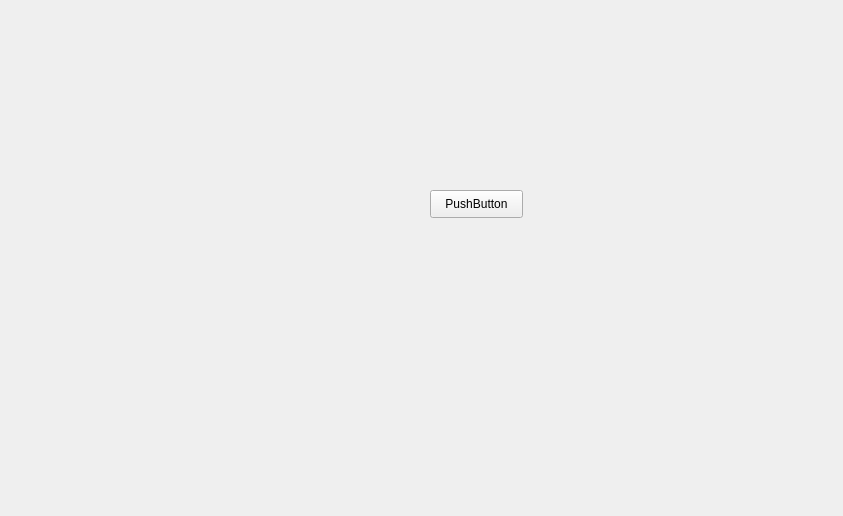
<?xml version="1.0" encoding="UTF-8"?>
<ui version="4.0">
 <class>testApp</class>
 <widget class="QWidget" name="testApp">
  <property name="geometry">
   <rect>
    <x>0</x>
    <y>0</y>
    <width>843</width>
    <height>516</height>
   </rect>
  </property>
  <property name="windowTitle">
   <string>Form</string>
  </property>
  <widget class="QPushButton" name="pushButton">
   <property name="geometry">
    <rect>
     <x>430</x>
     <y>190</y>
     <width>93</width>
     <height>28</height>
    </rect>
   </property>
   <property name="text">
    <string>PushButton</string>
   </property>
  </widget>
 </widget>
 <resources/>
 <connections/>
</ui>
